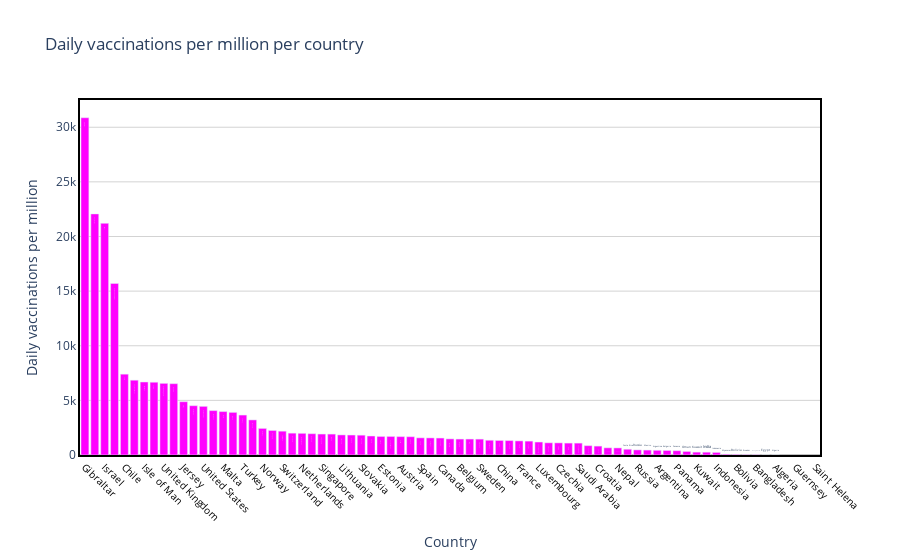

Write notebook code for a chart like this one.
### Code cell
draw_trace_bar(country_vaccine, 'Daily vaccinations per million', 'Daily vaccinations per million per country', 'Country',\
               'Daily vaccinations per million', "magenta" )

### Figure 1 — Plotly figure (JSON) as saved in the notebook; plotly's stock layout.template omitted (floating-point values rounded to 4 significant figures)
{"data": [{"marker": {"color": "magenta"}, "text": ["Gibraltar", "Seychelles", "Israel", "United Arab Emirates", "Chile", "Cayman Islands", "Isle of Man", "Serbia", "United Kingdom", "Bahrain", "Jersey", "Bermuda", "United States", "Maldives", "Malta", "Iceland", "Turkey", "Monaco", "Norway", "Hungary", "Switzerland", "Denmark", "Netherlands", "Romania", "Singapore", "Ireland", "Lithuania", "Poland", "Slovakia", "Greece", "Estonia", "Faeroe Islands", "Austria", "Finland", "Spain", "Portugal", "Canada", "Morocco", "Belgium", "Italy", "Sweden", "Germany", "China", "Slovenia", "France", "Cyprus", "Luxembourg", "Sri Lanka", "Czechia", "Brazil", "Saudi Arabia", "Andorra", "Croatia", "Latvia", "Nepal", "Costa Rica", "Russia", "Mexico", "Argentina", "Bulgaria", "Panama", "Oman", "Kuwait", "India", "Indonesia", "Myanmar", "Bolivia", "Ecuador", "Bangladesh", "Egypt", "Algeria", "Greenland", "Guernsey", "Liechtenstein", "Saint Helena"], "type": "bar", "x": ["Gibraltar", "Seychelles", "Israel", "United Arab Emirates", "Chile", "Cayman Islands", "Isle of Man", "Serbia", "United Kingdom", "Bahrain", "Jersey", "Bermuda", "United States", "Maldives", "Malta", "Iceland", "Turkey", "Monaco", "Norway", "Hungary", "Switzerland", "Denmark", "Netherlands", "Romania", "Singapore", "Ireland", "Lithuania", "Poland", "Slovakia", "Greece", "Estonia", "Faeroe Islands", "Austria", "Finland", "Spain", "Portugal", "Canada", "Morocco", "Belgium", "Italy", "Sweden", "Germany", "China", "Slovenia", "France", "Cyprus", "Luxembourg", "Sri Lanka", "Czechia", "Brazil", "Saudi Arabia", "Andorra", "Croatia", "Latvia", "Nepal", "Costa Rica", "Russia", "Mexico", "Argentina", "Bulgaria", "Panama", "Oman", "Kuwait", "India", "Indonesia", "Myanmar", "Bolivia", "Ecuador", "Bangladesh", "Egypt", "Algeria", "Greenland", "Guernsey", "Liechtenstein", "Saint Helena"], "y": [30869, 22066, 21201, 15703, 7398, 6847, 6680, 6660, 6557, 6527, 4878, 4512, 4453, 4063, 3975, 3900, 3656, 3211, 2433, 2245, 2180, 1999, 1983, 1948, 1918, 1914, 1838, 1828, 1814, 1737, 1699, 1699, 1683, 1672, 1570, 1563, 1552, 1475, 1460, 1460, 1454, 1349, 1331, 1319, 1291, 1271, 1187, 1116, 1109, 1090, 1088, 854, 815, 657, 647, 526, 466, 449, 429, 416, 393, 326, 262, 256, 235, 70, 51, 27, 19, 2, 1, null, null, null, null]}], "layout": {"hovermode": "closest", "paper_bgcolor": "rgba(0, 0, 0, 0)", "plot_bgcolor": "rgba(0, 0, 0, 0)", "title": {"text": "Daily vaccinations per million per country"}, "xaxis": {"linecolor": "black", "linewidth": 2, "mirror": true, "showline": true, "showticklabels": true, "tickangle": 45, "tickfont": {"color": "black", "size": 10}, "title": {"text": "Country"}, "zeroline": true, "zerolinecolor": "grey", "zerolinewidth": 1}, "yaxis": {"gridcolor": "lightgrey", "linecolor": "black", "linewidth": 2, "mirror": true, "showline": true, "title": {"text": "Daily vaccinations per million"}, "zeroline": true, "zerolinecolor": "grey", "zerolinewidth": 1}}}
